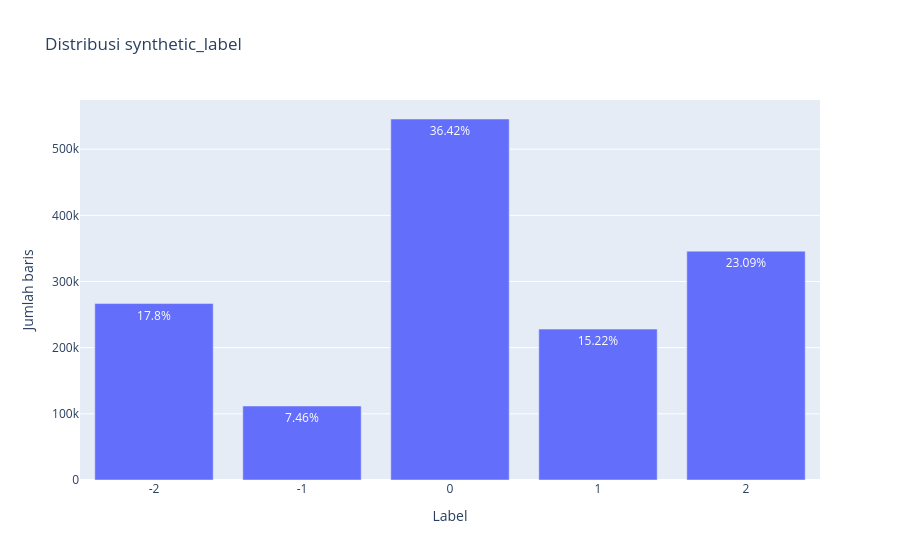

Notebook code for this chart:
### Markdown cell above
## Visualisasi 1: Distribusi `synthetic_label`

Skor kesesuaian antara klaim dan artikel sumber, dari -2 sampai 2.

### Code cell
label_counts = (
    lf.group_by('synthetic_label')
    .agg(pl.len().alias('jumlah'))
    .sort('synthetic_label')
    .collect(engine='streaming')
    .with_columns(
        pl.col('synthetic_label').cast(pl.Int8).cast(pl.Utf8).alias('label'),
        (pl.col('jumlah') / n_rows * 100).round(2).alias('persen'),
    )
)

fig1 = px.bar(
    label_counts, x='label', y='jumlah', text='persen',
    title='Distribusi synthetic_label',
    labels={'label': 'Label', 'jumlah': 'Jumlah baris', 'persen': 'Persen'},
)
fig1.update_traces(texttemplate='%{text}%')
fig1.show()
label_counts

### Figure 1 — Plotly figure (JSON) as saved in the notebook; plotly's stock layout.template omitted (floating-point values rounded to 4 significant figures)
{"data": [{"hovertemplate": "Label=%{x}<br>Jumlah baris=%{y}<br>Persen=%{text}<extra></extra>", "legendgroup": "", "marker": {"color": "#636efa", "pattern": {"shape": ""}}, "name": "", "orientation": "v", "showlegend": false, "text": [17.8, 7.46, 36.42, 15.22, 23.09], "textposition": "auto", "texttemplate": "%{text}%", "type": "bar", "x": ["-2", "-1", "0", "1", "2"], "xaxis": "x", "y": [266666, 111817, 545588, 228043, 345838], "yaxis": "y"}], "layout": {"barmode": "relative", "legend": {"tracegroupgap": 0}, "title": {"text": "Distribusi synthetic_label"}, "xaxis": {"anchor": "y", "domain": [0.0, 1.0], "title": {"text": "Label"}}, "yaxis": {"anchor": "x", "domain": [0.0, 1.0], "title": {"text": "Jumlah baris"}}}}
